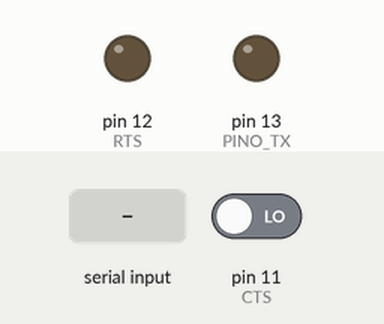
Simulated run of this sketch. Board: Arduino Uno, built with avr-gcc and run on an emulated ATmega328P. On the bench: output pins drawn as LEDs (lit = HIGH). The inputs (shaded band) are chosen by the test bench; at power-on: pin 11 (CTS) LOW. What the sketch prints to the serial monitor is not drawn.

Above: at 1.2 s.
1.3 s: byte 30 received over Serial
At 2.5 s:
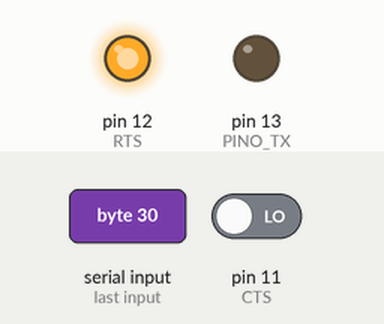
2.8 s: pin 11 (CTS) driven HIGH
At 7.1 s:
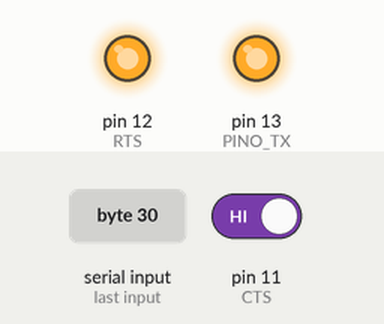
Timing chart, 0 to 12.8 s (numbered marks = the images above; inputs shaded):
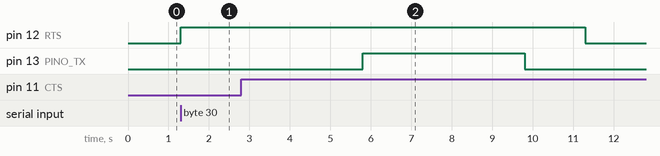

Measured:
- after the input at 1.3 s, pin 12 (RTS): LOW → HIGH at once
- after the input at 2.8 s, pin 12 (RTS): HIGH → LOW after 8.5 s; pin 13 (PINO_TX): LOW → HIGH after 3.0 s, → LOW 4.0 s later

The sketch:

Serial.ino
```cpp
#define PINO_RX 13
#define CTS 11
#define RTS 12
#define PINO_TX 13
#define BAUD_RATE 1
#define HALF_BAUD 1000/(2*BAUD_RATE)

#include "Temporizador.h"

//Variavel auxiliar que verifica se o temporizador ja foi iniciado alguma vez, e variavel auxiliar que serve para finalizar a transmissao.
int aux, finaliza;
//Variavel auxiliar que verifica se ja pode ler um novo caractere do serial monitor.
int pode_ler;
//Variavel auxiliar para lermos os bits de um caractere(composto de 8 bits).
int index;
//Variavel que usaremos para lermos os caracteres do Serial monitor.
char value;

// Calcula bit de paridade - Par ou impar
bool bitParidade(char dado){

  int numeroBits1 = 0;
  int i = 0;

  //Loop que soma todos os digitos do caractere em forma binaria.
  while(i < 8){
    numeroBits1 += bitRead(dado, i);
    i++;
  }

  //A paridade do dado eh impar, setar bit de paridade como 1
  if(numeroBits1 % 2 == 1) return true;

  //A paridade do dado eh par, setar bit de paridade como zero
  else return false;
}

//printa no serial monitor o dado que está sendo enviado
void MostraChar(char dado){

    Serial.print("Enviando o caracter \'");
    if(value != '\n'){
      Serial.print(dado);
    }
    else{
      Serial.print("\\n");
    }
    Serial.print("\' e o bit de paridade:");
}

// Rotina de interrupcao do timer1
// O que fazer toda vez que 1s passou?
ISR(TIMER1_COMPA_vect){
  //Se o Serial monitor tem caracteres disponiveis para serem lidos e podemos ler:
  if(Serial.available() && pode_ler == 1){
    //Seta a variavel auxiliar para 0 até que o caractere tenha sido enviado por completo.
    pode_ler = 0;
    //Lê o caractere.
    value = Serial.read();

    MostraChar(value); //visualizacao
  }


  //Se pode_ler é igual a 0 quer dizer que já temos um caractere para ser enviado.
  if(pode_ler == 0){


    //Se a posição do bit do caractere a ser enviado estiver entre 0 e 7:
    if(index >= 0 && index <= 7){

      //Se o bit for 1, setamos o pino 13 para o nivel alto.
      if(bitRead(value, index) == 1){
        digitalWrite(PINO_TX, HIGH);
        Serial.print(digitalRead(PINO_TX));
      }//Se o bit for 0, setamos o pino 13 para o nivel baixo.
      else{
        digitalWrite(PINO_TX, LOW);
        Serial.print(digitalRead(PINO_TX));
      }
      //Decrementamos o index para que na proxima interrupção o próximo bit seja transmitido.
      index--;
    }//Se o index não estiver entre 0 e 7 quer dizer que transmitimos todos os bits do caractere, e agora iremos transmitir o bit de paridade.
    else{

      //Enviamos o bit de paridade correto:
      if(bitParidade(value) == true){
      	digitalWrite(PINO_TX, HIGH);
        Serial.println(digitalRead(13));
      }else{
      	digitalWrite(PINO_TX, LOW);
        Serial.println(digitalRead(13));
      }

      //Setamos o index para 7, para enviarmos o bit correto do próximo caractere.
      index = 7;
      //Setamos pode_ler para 1 para que o próximo caractere possa ser lido do serial monitor.
      pode_ler = 1;

      //Caso não haja mais caracteres para serem lidos setamos finaliza para 1 para encerrarmos a transmissao.
      if(!Serial.available()){
        finaliza = 1;
      }
    }
  }

}

// Executada uma vez quando o Arduino reseta
void setup(){
  //desabilita interrupcoes
  noInterrupts();
  // Configura porta serial (Serial Monitor - Ctrl + Shift + M)
  Serial.begin(9600);
  // Inicializa TX
  pinMode(PINO_TX,OUTPUT);
  // Configura timer
  configuraTemporizador(BAUD_RATE);
  // habilita interrupcoes
  interrupts();

  //Inicializa o RTS.
  pinMode(RTS, OUTPUT);

  //Inicializa o CTS.
  pinMode(CTS, INPUT);

  //Seta o RTS para 0.
  digitalWrite(RTS, LOW);

  //Inicializa as variaveis auxiliares.
  aux = 0;
  finaliza = 0;
  pode_ler = 1;
  index = 7;
  value = '\0';
}


// O loop() eh executado continuamente (como um while(true))
void loop ( ) {

  //Se o temporizador nunca foi inicializado e há input do usuário, setamos o RTS para 1
  if(aux == 0 && Serial.available() > 0){
    aux++;
    digitalWrite(RTS, HIGH);
  }else if(digitalRead(CTS) == HIGH && aux == 1){
    aux++;
    iniciaTemporizador();
  }//Se finaliza é igual a 1, paramos o temporizador e setamos o RTS para 0.
  else if(finaliza == 1){
    paraTemporizador();
    delay(HALF_BAUD);
    digitalWrite(RTS, LOW);
    finaliza = 0;
    aux = 0;
  }

}
```

Temporizador.h
```cpp
void configuraTemporizador(int baud_rate){
  int frequencia;
  frequencia = constrain(baud_rate,1,1500);
  //set timer1 interrupt
  TCCR1A = 0;// set entire TCCR1A register to 0
  TCCR1B = 0;// same for TCCR1B
  TCNT1  = 0;//initialize counter value to 0
  //OCR1A = contador;// = (16*10^6) / (10*1024) - 1 (must be <65536)
  OCR1A = ((16 * pow(10,6))/(1024*frequencia)) - 1;
  // turn on CTC mode (clear time on compare)
  TCCR1B |= (1 << WGM12);
  // Turn T1 off
  TCCR1B &= 0xF8;
  // Disable interrupts
  TIMSK1 = 0;
  TIFR1 = 0;
}

void iniciaTemporizador(){
  Serial.println("T1 iniciado");
  TCNT1 = 0;//initialize counter value to 0
  TIFR1 = 0;
  // enable timer compare interrupt
  TIMSK1 |= (1 << OCIE1A);
  // Set CS10 and CS12 bits for 1024 prescaler
  TCCR1B |= (1 << CS12) | (1 << CS10);
}

void paraTemporizador(){
  Serial.println("T1 parado");
    // Turn T1 off
  TCCR1B &= 0xF8;
  TIMSK1 = 0;
}
```
